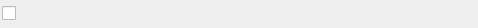
<?xml version="1.0" encoding="UTF-8"?>
<ui version="4.0">
 <class>Form</class>
 <widget class="QWidget" name="Form">
  <property name="geometry">
   <rect>
    <x>0</x>
    <y>0</y>
    <width>478</width>
    <height>28</height>
   </rect>
  </property>
  <property name="sizePolicy">
   <sizepolicy hsizetype="Preferred" vsizetype="Fixed">
    <horstretch>0</horstretch>
    <verstretch>0</verstretch>
   </sizepolicy>
  </property>
  <property name="windowTitle">
   <string>Form</string>
  </property>
  <layout class="QHBoxLayout" name="horizontalLayout">
   <property name="spacing">
    <number>2</number>
   </property>
   <property name="leftMargin">
    <number>2</number>
   </property>
   <property name="topMargin">
    <number>2</number>
   </property>
   <property name="rightMargin">
    <number>2</number>
   </property>
   <property name="bottomMargin">
    <number>2</number>
   </property>
   <item>
    <widget class="QCheckBox" name="btn_check">
     <property name="sizePolicy">
      <sizepolicy hsizetype="Fixed" vsizetype="Fixed">
       <horstretch>0</horstretch>
       <verstretch>0</verstretch>
      </sizepolicy>
     </property>
     <property name="text">
      <string/>
     </property>
    </widget>
   </item>
   <item>
    <widget class="QLabel" name="lb_icon">
     <property name="sizePolicy">
      <sizepolicy hsizetype="Fixed" vsizetype="Fixed">
       <horstretch>0</horstretch>
       <verstretch>0</verstretch>
      </sizepolicy>
     </property>
     <property name="minimumSize">
      <size>
       <width>24</width>
       <height>24</height>
      </size>
     </property>
     <property name="maximumSize">
      <size>
       <width>24</width>
       <height>24</height>
      </size>
     </property>
     <property name="text">
      <string/>
     </property>
     <property name="pixmap">
      <pixmap resource="res.qrc">:/icons/google-docs.png</pixmap>
     </property>
     <property name="scaledContents">
      <bool>false</bool>
     </property>
     <property name="margin">
      <number>0</number>
     </property>
    </widget>
   </item>
   <item>
    <widget class="QLabel" name="lb_title">
     <property name="font">
      <font>
       <family>Arial</family>
       <pointsize>10</pointsize>
       <weight>75</weight>
       <bold>true</bold>
      </font>
     </property>
     <property name="text">
      <string/>
     </property>
    </widget>
   </item>
  </layout>
 </widget>
 <resources>
  <include location="res.qrc"/>
  <include location="../../../../anaconda3/envs/pyqt5/Lib/site-packages/qt5_applications/Qt/bin/res.qrc"/>
 </resources>
 <connections/>
</ui>
